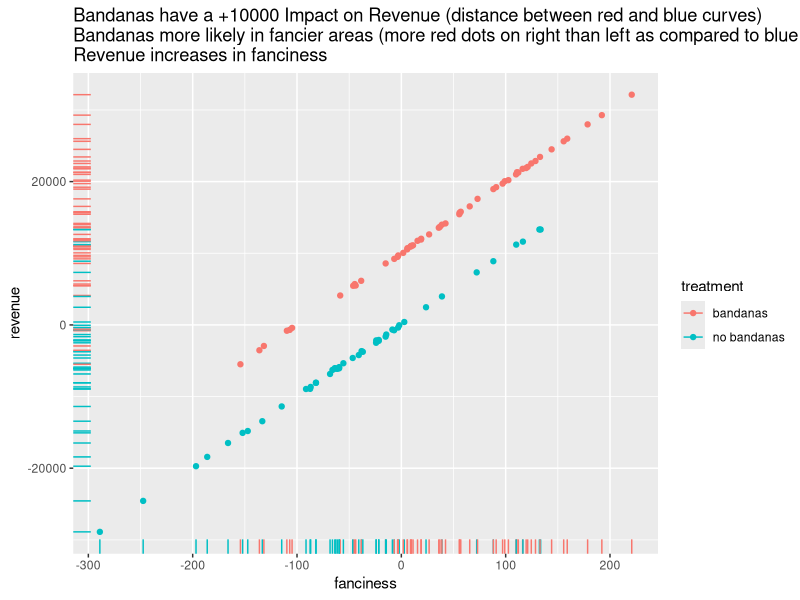
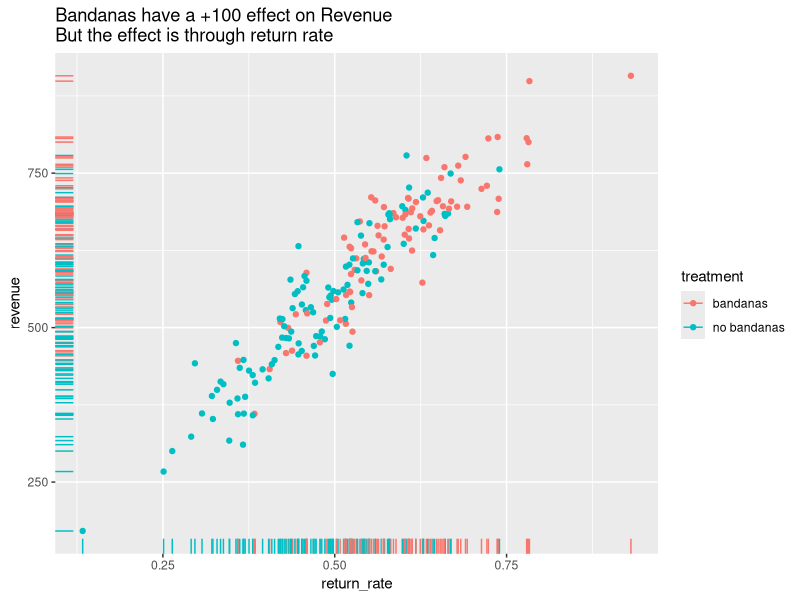
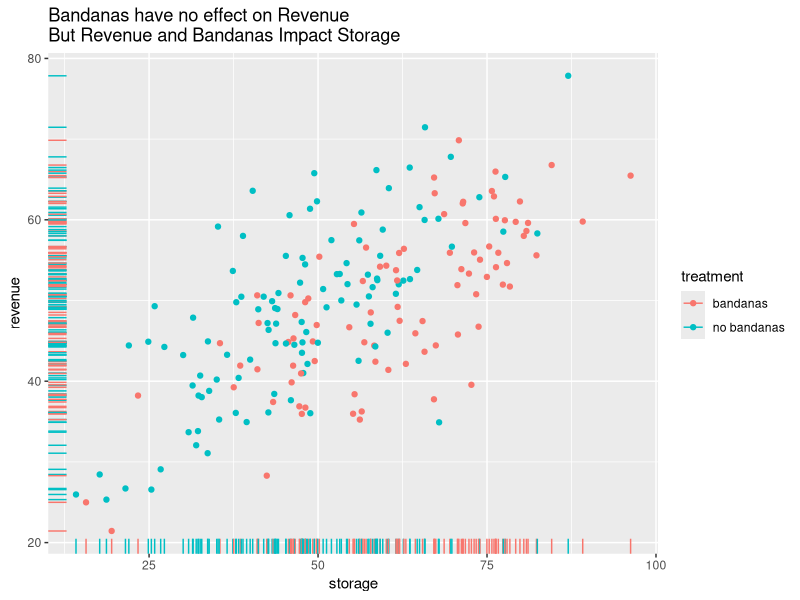
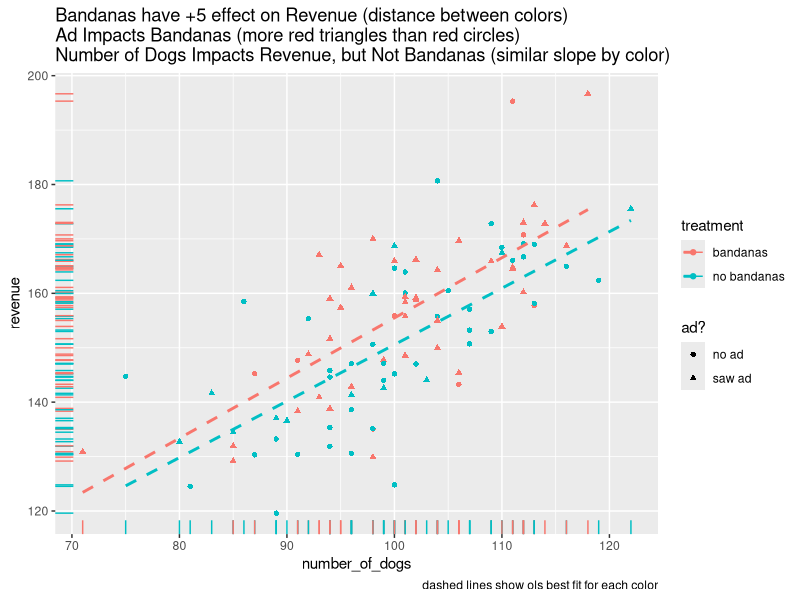

Here is the R script that generated these plots, in order:
## ---- chunk 1
library(tidyverse)
library(glue)
## ---- chunk 2
# create a salon level dataset
set.seed(20)
n_salons <- 100
noise <- 100
true_bandana_effect <- 10000
data_confounder <- tibble(salon_id = 1:n_salons) %>% 
  mutate(
    # confounder
    fanciness=rnorm(n_salons, sd = noise),
    # treatment (influenced by confounder)
    #   if fanciness > 0, chance of bandana = 1 is .8, else .2
    gives_bandanas=rbinom(n_salons, 1,prob =  ifelse(fanciness > 0, .8, .2)),
    # outcome (influenced by confounder and treatment),
    revenue=100*fanciness + true_bandana_effect*gives_bandanas + 50 + rnorm(n_salons, sd=noise)
  )

# plot to visualize the relationships
data_confounder %>% 
  mutate(treatment=ifelse(gives_bandanas==1, "bandanas", "no bandanas")) %>% 
  ggplot(aes(fanciness, revenue, color=treatment)) +
  geom_point() +
  labs(title=glue("Bandanas have a +{true_bandana_effect} Impact on Revenue (distance between red and blue curves)\n",
                  "Bandanas more likely in fancier areas (more red dots on right than left as compared to blue dots)\n",
                  "Revenue increases in fanciness")) +
  geom_rug()
## ---- chunk 3
m_confounded <- lm(revenue ~ gives_bandanas, data=data_confounder)
summary(m_confounded)
## ---- chunk 4
m_controlled <- lm(revenue ~ gives_bandanas + fanciness, data=data_confounder)
summary(m_controlled)
## ---- chunk 5
# create a salon level dataset
set.seed(22)
n_salons <- 200
true_bandana_effect <- 100
noise <- 50
data_downstream <- tibble(salon_id = 1:n_salons) %>% 
  mutate(
    # treatment (random in this case)
    gives_bandanas=rbinom(n_salons, 1,prob =  0.5),
    # downstream return rate increased by 10% if given bandanas
    return_rate=rnorm(n_salons, mean = 0.5, sd=0.1) + gives_bandanas*0.1 ,
    # outcome (influenced by return rate)
    #   note that bandanas only impact revenue through return rate
    revenue= 50 + true_bandana_effect*10*return_rate + rnorm(n_salons, sd=noise)
  )

# plot to visualize the relationships
data_downstream %>% 
  mutate(treatment=ifelse(gives_bandanas==1, "bandanas", "no bandanas")) %>% 
  ggplot(aes(return_rate, revenue, color=treatment)) +
  geom_point() +
  labs(title=glue("Bandanas have a +{true_bandana_effect} effect on Revenue \n",
                  "But the effect is through return rate\n")) +
  geom_rug()
## ---- chunk 6
m_no_downstream <- lm(revenue ~ gives_bandanas, data=data_downstream)
summary(m_no_downstream)
## ---- chunk 7
m_downstream <- lm(revenue ~ gives_bandanas + return_rate, data=data_downstream)
summary(m_downstream)
## ---- chunk 8
set.seed(24)
true_bandana_effect <- 0
noise <- 10
n_salons <- 200
data_collider <- tibble(salon_id = 1:n_salons) %>% 
  mutate(
    # treatment (random in this case)
    gives_bandanas=rbinom(n_salons, 1,prob =  0.5),
    # outcome (not impacted by treatment)
    revenue= 50 + rnorm(n_salons, sd=noise),
    # collider
    storage=revenue + 10*gives_bandanas + rnorm(n_salons, sd=noise)
  )
# plot to visualize the relationships
data_collider %>% 
  mutate(treatment=ifelse(gives_bandanas==1, "bandanas", "no bandanas")) %>% 
  ggplot(aes(storage, revenue, color=treatment)) +
  geom_point() +
  labs(title=glue("Bandanas have no effect on Revenue \n",
                  "But Revenue and Bandanas Impact Storage\n")) +
  geom_rug()
## ---- chunk 9
m_no_collider <- lm(revenue ~ gives_bandanas, data=data_collider)
summary(m_no_collider)
## ---- chunk 10
m_collider <- lm(revenue ~ gives_bandanas + storage, data=data_collider)
summary(m_collider)
## ---- chunk 11
set.seed(20)
true_bandana_effect <- 5
noise <- 10
n_salons <- 101
data_precision <- tibble(salon_id = 1:n_salons) %>% 
  mutate(
    # random number of dogs
    number_of_dogs=round(rnorm(n_salons, mean=100, sd=10)),
    # random chance of seeing ad
    saw_bandanas_ad=rbinom(n_salons, 1,prob =  0.5),
    # treatment more likely when saw ad, not impacted by number of dogs
    gives_bandanas=rbinom(n_salons, 1,prob =  ifelse(saw_bandanas_ad==1, .8, .2)),
    # outcome (not impacted by ad, but impacted by number of dogs)
    revenue= 50 + rnorm(n_salons, sd=noise) + true_bandana_effect*gives_bandanas + number_of_dogs
  )
# plot to visualize the relationships
data_precision %>% 
  mutate(
    treatment=ifelse(gives_bandanas==1, "bandanas", "no bandanas"),
    `ad?`=ifelse(saw_bandanas_ad==1,"saw ad", "no ad")
         ) %>% 
  ggplot(aes(number_of_dogs, revenue, color=treatment)) +
  geom_point(aes( shape=`ad?`)) +
  geom_smooth(method='lm',se=F,linetype='dashed') +
  labs(title=glue("Bandanas have +{true_bandana_effect} effect on Revenue (distance between colors)\n",
                  "Ad Impacts Bandanas (more red triangles than red circles)\n",
                  "Number of Dogs Impacts Revenue, but Not Bandanas (similar slope by color)"),
       caption="dashed lines show ols best fit for each color") +
  geom_rug()

## ---- chunk 12
m_precision_just_treatment <- lm(
  revenue ~ gives_bandanas, data=data_precision
)
summary(m_precision_just_treatment)
## ---- chunk 13
m_precision_w_predictor <- lm(
  revenue ~ gives_bandanas + number_of_dogs, data=data_precision
)
summary(m_precision_w_predictor)
## ---- chunk 14
m_precision_w_non_predictor <- lm(
  revenue ~ gives_bandanas + saw_bandanas_ad, data=data_precision
)
summary(m_precision_w_non_predictor)
